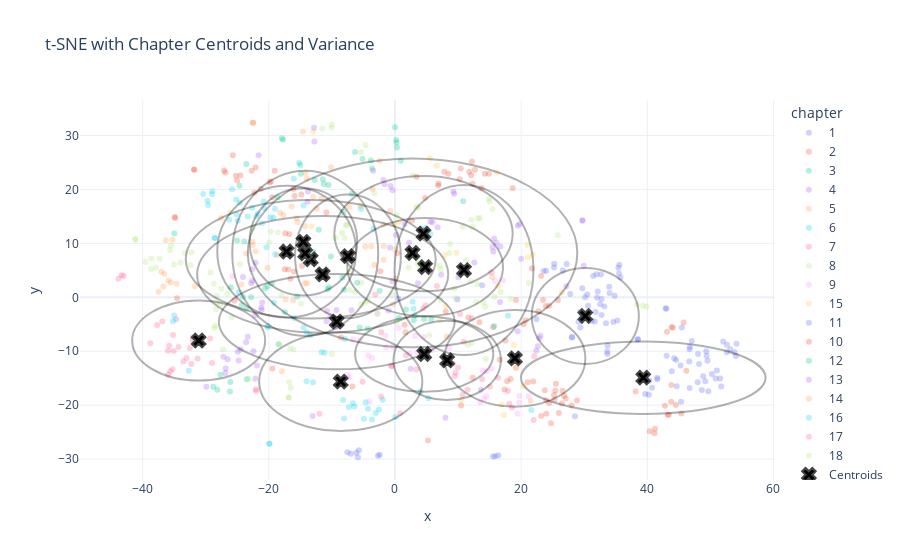

Notebook code cell kept with this figure:
### Code cell
# 1. Convert embeddings to a numpy array if not already
matrix = np.array(embeddings)

# 2. Run t-SNE
# perplexity: roughly the number of neighbors to consider (try 30 or 50)
# n_iter: number of iterations (try 1000 for stability)
tsne = TSNE(n_components=2, perplexity=30, random_state=42)
tsne_results = tsne.fit_transform(matrix)

# 3. Create a DataFrame for plotting
df_tsne = df.copy()
df_tsne['x'] = tsne_results[:, 0]
df_tsne['y'] = tsne_results[:, 1]
# Ensure chapter is a string so Plotly treats it as a discrete category
df_tsne['chapter'] = df_tsne['chapter'].astype(str)


# ---------------------------------------------------------
# 1. CALCULATE CENTROID AND VARIANCE FOR t-SNE
# ---------------------------------------------------------
# Group by chapter and calculate mean and variance for x and y
# Note: We use 'x' and 'y' because that's what we named the t-SNE columns
chapter_stats_tsne = df_tsne.groupby('chapter')[['x', 'y']].agg(['mean', 'var'])

# Flatten the hierarchical columns
chapter_stats_tsne.columns = ['_'.join(col).strip() for col in chapter_stats_tsne.columns.values]
chapter_stats_tsne = chapter_stats_tsne.reset_index()

# Calculate Standard Deviation (for plotting circles)
chapter_stats_tsne['x_std'] = np.sqrt(chapter_stats_tsne['x_var'])
chapter_stats_tsne['y_std'] = np.sqrt(chapter_stats_tsne['y_var'])


# ---------------------------------------------------------
# 2. PLOT
# ---------------------------------------------------------
# Create the base scatter plot
fig = px.scatter(
    df_tsne, 
    x='x', 
    y='y', 
    color='chapter',
    hover_name='chapter',
    # hover_data=['verse_id'], # Uncomment if you have this column
    title='t-SNE with Chapter Centroids and Variance',
    template='plotly_white',
    opacity=0.3  # Lower opacity to make centroids pop
)

# Add the CENTROIDS as a new trace (Large 'X' markers)
fig.add_trace(
    go.Scatter(
        x=chapter_stats_tsne['x_mean'],
        y=chapter_stats_tsne['y_mean'],
        mode='markers',
        marker=dict(symbol='x', size=12, color='black', line=dict(width=2)),
        name='Centroids',
        text=chapter_stats_tsne['chapter'],
        hoverinfo='text'
    )
)

# Add VARIANCE circles (1 Standard Deviation)
for i, row in chapter_stats_tsne.iterrows():
    fig.add_shape(
        type="circle",
        xref="x", yref="y",
        x0=row['x_mean'] - row['x_std'], 
        y0=row['y_mean'] - row['y_std'],
        x1=row['x_mean'] + row['x_std'], 
        y1=row['y_mean'] + row['y_std'],
        line_color="black",
        opacity=0.3
    )

fig.show()

### Figure 1 — Plotly figure (JSON) as saved in the notebook; plotly's stock layout.template omitted (floating-point values rounded to 4 significant figures)
{"data": [{"hovertemplate": "<b>%{hovertext}</b><br><br>chapter=1<br>x=%{x}<br>y=%{y}<extra></extra>", "hovertext": ["1", "1", "1", "1", "1", "1", "1", "1", "1", "1", "1", "1", "1", "1", "1", "1", "1", "1", "1", "1", "1", "1", "1", "1", "1", "1", "1", "1", "1", "1", "1", "1", "1", "1", "1", "1", "1", "1", "1", "1", "1", "1", "1", "1", "1", "1", "1"], "legendgroup": "1", "marker": {"color": "#636efa", "opacity": 0.3, "symbol": "circle"}, "mode": "markers", "name": "1", "orientation": "v", "showlegend": true, "type": "scatter", "x": [49.35, 49.39, 49.54, 50.24, 51.53, 51.03, 51.71, 49.19, 47.99, 49.68, 48.64, 54.14, 52.63, 53.16, 53.83, 54.05, 50.82, 52.62, 52.02, 48.04, 46.76, 46.68, 46.65, 47.04, 48.2, 44.25, 44.58, 45.27, 38.45, 38.53, 43.88, 39.66, 40.24, 43.06, 40.75, 41.58, 41.59, -2.415, -2.692, -6.999, -5.883, -5.709, -6.127, -7.549, 40.33, 44.66, 45.47], "xaxis": "x", "y": [-10.0, -10.85, -11.77, -14.21, -15.07, -13.58, -16.53, -15.58, -15.77, -17.41, -17.17, -8.613, -8.781, -9.62, -10.18, -10.87, -15.07, -10.17, -8.181, -10.51, -9.23, -9.65, -11.92, -8.093, -12.38, -11.29, -11.62, -12.63, -7.781, -7.807, -13.73, -17.93, -18.07, -10.85, -16.76, -14.91, -15.2, -29.22, -29.38, -29.02, -29.66, -28.35, -28.8, -28.72, -15.44, -16.48, -5.591], "yaxis": "y"}, {"hovertemplate": "<b>%{hovertext}</b><br><br>chapter=2<br>x=%{x}<br>y=%{y}<extra></extra>", "hovertext": ["2", "2", "2", "2", "2", "2", "2", "2", "2", "2", "2", "2", "2", "2", "2", "2", "2", "2", "2", "2", "2", "2", "2", "2", "2", "2", "2", "2", "2", "2", "2", "2", "2", "2", "2", "2", "2", "2", "2", "2", "2", "2", "2", "2", "2", "2", "2", "2", "2", "2", "2", "2", "2", "2", "2", "2", "2", "2", "2", "2", "2", "2", "2", "2", "2", "2", "2", "2", "2", "2", "2", "2"], "legendgroup": "2", "marker": {"color": "#EF553B", "opacity": 0.3, "symbol": "circle"}, "mode": "markers", "name": "2", "orientation": "v", "showlegend": true, "type": "scatter", "x": [44.04, 43.11, 45.4, 46.19, 6.851, 5.23, 43.82, 15.55, 38.15, 45.76, 43.85, 12.2, 18.65, 14.25, -22.51, -16.09, 4.763, 12.29, 3.419, 10.26, 6.921, 14.88, 7.815, 8.466, 10.43, 11.77, 12.67, 13.74, 2.669, 12.07, 43.42, 43.79, 43.22, 40.39, 41.22, 41.14, 44.54, 42.79, -16.02, -8.571, -31.89, 17.49, -6.757, -31.78, -10.87, -19.43, -25.43, -17.47, -16.56, -16.94, -14.72, -19.66, -19.87, -19.06, -19.45, -15.91, -14.85, -24.5, -22.08, -26.87, -25.03, -34.82, -34.92, -22.71, -21.27, -22.27, -27.1, -25.24, -25.69, -16.75, -17.41, -2.317], "xaxis": "x", "y": [-5.579, -6.389, -21.55, -13.62, 20.75, -26.56, -16.27, -5.512, -17.46, -4.67, -5.54, 25.18, 20.29, 22.89, 32.37, 20.08, 18.42, 21.04, 22.35, 21.87, 21.08, 22.93, 23.28, 22.89, 23.88, 23.3, 23.66, 20.25, 14.23, 22.62, -21.78, -19.36, -21.78, -24.85, -24.38, -25.21, -19.95, -20.09, 4.789, -7.452, 23.69, -7.996, -16.54, 23.64, 15.75, -13.21, -0.5691, 5.181, 3.446, 5.137, 5.819, 21.47, 21.34, 23.46, 18.55, 18.79, 19.05, 22.63, 24.08, 23.16, 21.65, 14.7, 14.91, 23.48, 20.11, 19.4, 23.5, 22.54, 26.36, 11.72, 11.86, 4.821], "yaxis": "y"}, {"hovertemplate": "<b>%{hovertext}</b><br><br>chapter=3<br>x=%{x}<br>y=%{y}<extra></extra>", "hovertext": ["3", "3", "3", "3", "3", "3", "3", "3", "3", "3", "3", "3", "3", "3", "3", "3", "3", "3", "3", "3", "3", "3", "3", "3", "3", "3", "3", "3", "3", "3", "3", "3", "3", "3", "3", "3", "3", "3", "3", "3", "3", "3", "3"], "legendgroup": "3", "marker": {"color": "#00cc96", "opacity": 0.3, "symbol": "circle"}, "mode": "markers", "name": "3", "orientation": "v", "showlegend": true, "type": "scatter", "x": [-15.52, 15.72, -10.14, -22.82, -3.802, -25.02, -23.87, -24.29, -26.01, -26.16, -28.17, -28.8, -27.67, -26.1, -23.47, -6.839, -18.6, 0.9113, -24.08, -23.53, 0.02095, 0.3336, 0.1882, 0.269, -20.59, -20.22, -3.633, -8.223, -19.49, -8.081, -4.325, -5.599, -5.151, -23.56, -18.45, -6.325, -34.96, 10.81, -12.96, -17.74, -14.21, -17.94, -13.62], "xaxis": "x", "y": [0.1688, -5.379, 7.56, 0.00955, 25.39, 10.53, 10.36, -1.403, 1.878, -17.47, -17.16, -16.57, -14.35, -15.71, -15.2, 19.19, 18.57, 25.33, 0.08973, -2.07, 31.54, 27.79, 29.17, 28.7, 1.619, 2.049, 23.87, 15.84, 2.621, 1.412, -5.81, -5.61, 25.65, 24.73, -8.712, 26.93, 11.83, 17.83, 8.463, 29.22, 9.447, 29.49, 8.95], "yaxis": "y"}, {"hovertemplate": "<b>%{hovertext}</b><br><br>chapter=4<br>x=%{x}<br>y=%{y}<extra></extra>", "hovertext": ["4", "4", "4", "4", "4", "4", "4", "4", "4", "4", "4", "4", "4", "4", "4", "4", "4", "4", "4", "4", "4", "4", "4", "4", "4", "4", "4", "4", "4", "4", "4", "4", "4", "4", "4", "4", "4", "4", "4", "4", "4", "4"], "legendgroup": "4", "marker": {"color": "#ab63fa", "opacity": 0.3, "symbol": "circle"}, "mode": "markers", "name": "4", "orientation": "v", "showlegend": true, "type": "scatter", "x": [22.86, 23.04, 16.66, 22.64, 22.41, 13.61, 29.72, 29.73, 7.308, -0.427, 2.487, -29.89, 7.988, -24.09, -22.15, -21.14, -21.19, -21.04, -23.33, -22.63, -22.09, -13.85, -22.8, -22.15, -26.52, -24.92, -24.46, -27.2, -24.78, -26.83, -26.89, -21.87, -22.44, -9.268, 10.05, -6.882, -23.6, -10.23, -10.78, -9.318, -22.62, -10.82], "xaxis": "x", "y": [-7.595, -7.108, -0.88, -9.092, -9.895, -17.13, 14.24, 14.25, 4.167, 3.042, -13.27, -16.59, -22.34, 3.789, -3.34, -2.295, -1.939, -0.9441, -7.318, 5.221, 6.387, 17.73, 2.594, -15.12, -11.47, -10.1, -9.689, -11.02, -11.72, -13.19, -14.06, -12.64, -10.0, -2.334, 3.742, -2.39, -8.329, -3.462, -2.545, -5.503, 3.051, -4.437], "yaxis": "y"}, {"hovertemplate": "<b>%{hovertext}</b><br><br>chapter=5<br>x=%{x}<br>y=%{y}<extra></extra>", "hovertext": ["5", "5", "5", "5", "5", "5", "5", "5", "5", "5", "5", "5", "5", "5", "5", "5", "5", "5", "5", "5", "5", "5", "5", "5", "5", "5", "5", "5", "5"], "legendgroup": "5", "marker": {"color": "#FFA15A", "opacity": 0.3, "symbol": "circle"}, "mode": "markers", "name": "5", "orientation": "v", "showlegend": true, "type": "scatter", "x": [-16.16, -17.33, -12.4, -14.29, -13.93, -18.67, -22.61, -23.58, -14.58, -24.32, -22.57, -20.21, -22.08, -2.453, -1.83, 0.02984, -1.825, -17.94, -3.266, -11.63, -18.21, -22.53, -16.38, -17.71, -14.24, -15.42, -27.56, -15.6, 8.215], "xaxis": "x", "y": [-0.5266, -0.4148, 16.42, 2.618, 2.623, 7.835, 10.32, 8.109, 30.74, 2.385, 9.719, 5.505, 8.526, 25.3, 13.44, 8.873, 6.977, -13.7, 5.972, 18.33, 15.66, 32.37, 16.84, 15.27, 13.18, 13.9, 14.7, 14.66, -7.276], "yaxis": "y"}, {"hovertemplate": "<b>%{hovertext}</b><br><br>chapter=6<br>x=%{x}<br>y=%{y}<extra></extra>", "hovertext": ["6", "6", "6", "6", "6", "6", "6", "6", "6", "6", "6", "6", "6", "6", "6", "6", "6", "6", "6", "6", "6", "6", "6", "6", "6", "6", "6", "6", "6", "6", "6", "6", "6", "6", "6", "6", "6", "6", "6", "6", "6", "6", "6", "6", "6", "6", "6"], "legendgroup": "6", "marker": {"color": "#19d3f3", "opacity": 0.3, "symbol": "circle"}, "mode": "markers", "name": "6", "orientation": "v", "showlegend": true, "type": "scatter", "x": [-24.8, -18.99, -19.2, -20.37, -19.91, -19.9, -16.04, -21.1, -15.19, -22.01, -24.92, -25.1, -26.27, -23.34, -21.73, -28.6, -28.52, -20.83, -22.64, -20.73, -19.03, -14.5, -17.28, -25.83, -24.59, -25.14, -19.76, -19.29, 4.903, 5.604, 2.799, 4.137, -30.4, -28.93, -29.0, -29.61, -29.7, -3.432, 17.92, -7.927, -11.18, -11.65, -13.42, -14.0, -14.49, -16.02, 2.948], "xaxis": "x", "y": [0.9425, 7.993, -1.0, 9.262, -27.15, -27.14, 21.97, 13.75, 24.94, 15.08, 14.19, 15.42, 14.4, 14.99, 15.51, 11.01, 10.99, 17.75, 16.59, 16.52, 16.41, 17.05, 8.583, 20.04, 17.55, 18.13, 14.81, 14.79, 12.9, 11.73, -0.8356, 12.75, 19.15, 19.67, 19.1, 17.14, 17.89, 12.73, -3.411, -7.711, -10.3, -10.2, -7.042, -6.458, -5.615, -3.849, -2.142], "yaxis": "y"}, {"hovertemplate": "<b>%{hovertext}</b><br><br>chapter=7<br>x=%{x}<br>y=%{y}<extra></extra>", "hovertext": ["7", "7", "7", "7", "7", "7", "7", "7", "7", "7", "7", "7", "7", "7", "7", "7", "7", "7", "7", "7", "7", "7", "7", "7", "7", "7", "7", "7", "7", "7"], "legendgroup": "7", "marker": {"color": "#FF6692", "opacity": 0.3, "symbol": "circle"}, "mode": "markers", "name": "7", "orientation": "v", "showlegend": true, "type": "scatter", "x": [12.17, 15.28, 10.32, 10.71, 11.5, 15.05, 16.36, 18.12, 18.53, 17.9, 21.98, 13.82, 9.582, 9.474, -2.198, 3.385, 4.449, 4.845, 6.631, -5.142, -0.4649, -0.6056, 1.738, 9.173, 9.986, 22.06, -11.95, -2.186, -3.122, 10.91], "xaxis": "x", "y": [-3.895, 4.624, -3.103, -18.13, -17.15, -16.6, -14.91, -19.72, -20.46, -17.36, -22.74, -15.21, -13.99, -14.62, -18.4, -13.39, -2.067, -1.487, 2.079, -15.65, -12.79, -12.7, -10.72, -12.28, -13.02, -10.95, -21.6, -6.486, 0.4735, -8.24], "yaxis": "y"}, {"hovertemplate": "<b>%{hovertext}</b><br><br>chapter=8<br>x=%{x}<br>y=%{y}<extra></extra>", "hovertext": ["8", "8", "8", "8", "8", "8", "8", "8", "8", "8", "8", "8", "8", "8", "8", "8", "8", "8", "8", "8", "8", "8", "8", "8", "8", "8", "8", "8"], "legendgroup": "8", "marker": {"color": "#B6E880", "opacity": 0.3, "symbol": "circle"}, "mode": "markers", "name": "8", "orientation": "v", "showlegend": true, "type": "scatter", "x": [21.18, 12.11, -23.2, 11.53, 3.611, 3.707, -5.326, -7.113, 7.126, 2.147, 11.28, -26.14, 3.887, 0.2558, 7.044, 7.268, 15.46, 15.01, 14.89, 8.765, 8.581, 7.185, 12.37, 13.47, 13.13, 12.12, 10.7, -27.23], "xaxis": "x", "y": [2.664, -8.461, -15.09, -8.82, 6.214, 6.765, 2.681, 4.798, -4.217, 5.538, 6.883, 15.72, 5.523, -4.611, 5.917, 5.184, 16.36, 17.76, 18.26, 9.889, 8.218, -0.5584, 13.1, 14.69, 14.63, 14.39, 13.08, -9.664], "yaxis": "y"}, {"hovertemplate": "<b>%{hovertext}</b><br><br>chapter=9<br>x=%{x}<br>y=%{y}<extra></extra>", "hovertext": ["9", "9", "9", "9", "9", "9", "9", "9", "9", "9", "9", "9", "9", "9", "9", "9", "9", "9", "9", "9", "9", "9", "9", "9", "9", "9", "9", "9", "9", "9", "9", "9", "9", "9"], "legendgroup": "9", "marker": {"color": "#FF97FF", "opacity": 0.3, "symbol": "circle"}, "mode": "markers", "name": "9", "orientation": "v", "showlegend": true, "type": "scatter", "x": [15.86, 17.14, -5.564, 14.55, 13.93, 15.29, 14.54, 14.12, -25.77, 13.5, 8.423, -4.047, 5.817, 0.6061, 4.7, 19.68, 19.72, 21.19, 19.42, -7.45, -7.38, 3.208, 3.5, 8.56, 2.355, -3.629, -4.232, -12.32, 4.573, -1.51, -6.664, -1.4, -0.3352, -2.769], "xaxis": "x", "y": [3.033, 3.124, -7.966, -13.78, -13.58, -13.23, -18.41, -18.76, 3.914, -19.52, -11.51, -19.3, -9.843, -5.669, -10.63, -19.57, -18.29, -18.34, -21.59, -14.42, -14.9, -7.158, -10.24, -9.4, -10.47, -11.25, -10.8, 4.78, -7.381, -7.109, -7.796, -9.237, -9.27, -3.014], "yaxis": "y"}, {"hovertemplate": "<b>%{hovertext}</b><br><br>chapter=15<br>x=%{x}<br>y=%{y}<extra></extra>", "hovertext": ["15", "15", "15", "15", "15", "15", "15", "15", "15", "15", "15", "15", "15", "15", "15", "15", "15", "15", "15", "15"], "legendgroup": "15", "marker": {"color": "#FECB52", "opacity": 0.3, "symbol": "circle"}, "mode": "markers", "name": "15", "orientation": "v", "showlegend": true, "type": "scatter", "x": [-12.98, 18.85, 5.554, 6.634, 9.725, -13.24, 7.844, 10.5, 16.13, -0.1481, 0.5554, 26.47, 16.93, 17.29, 20.36, 21.01, 21.06, 21.82, 8.022, 16.41], "xaxis": "x", "y": [30.71, -8.874, 25.85, 24.42, 8.259, 13.11, 7.821, -19.16, 23.17, 13.52, 13.9, 0.9608, -19.92, -21.85, -16.43, 9.695, 7.422, 7.927, -1.597, 2.099], "yaxis": "y"}, {"hovertemplate": "<b>%{hovertext}</b><br><br>chapter=11<br>x=%{x}<br>y=%{y}<extra></extra>", "hovertext": ["11", "11", "11", "11", "11", "11", "11", "11", "11", "11", "11", "11", "11", "11", "11", "11", "11", "11", "11", "11", "11", "11", "11", "11", "11", "11", "11", "11", "11", "11", "11", "11", "11", "11", "11", "11", "11", "11", "11", "11", "11", "11", "11", "11", "11", "11", "11", "11", "11", "11", "11", "11", "11", "11", "11"], "legendgroup": "11", "marker": {"color": "#636efa", "opacity": 0.3, "symbol": "circle"}, "mode": "markers", "name": "11", "orientation": "v", "showlegend": true, "type": "scatter", "x": [33.45, 13.82, 22.43, 29.59, 29.09, 34.82, 35.75, 31.42, 29.39, 34.01, 33.96, 27.77, 31.95, 42.9, 32.66, 32.13, 30.13, 23.56, 30.49, 32.02, 9.895, 35.41, 35.52, 32.73, 32.53, 33.19, 48.86, 33.71, 33.67, 33.65, 29.69, 29.36, 28.53, 45.34, 46.7, 43.01, 35.56, 25.22, 23.97, 27.21, 26.59, 16.38, 15.9, 25.24, 15.54, 31.82, 30.6, 31.67, 28.03, 32.76, 34.61, 35.25, 31.19, 28.09, 0.5208], "xaxis": "x", "y": [-4.832, 2.241, -4.062, -3.521, -4.53, 0.2874, 3.694, 3.952, -5.615, 0.8107, 1.964, 0.6039, 4.296, -2.012, 4.231, 1.074, 0.007835, 4.875, 0.5224, -0.03341, -0.4109, 5.467, 4.406, -0.3358, -1.287, -1.705, -14.62, -8.96, -10.53, -10.05, 1.659, -2.666, -22.07, -19.38, -16.83, -2.102, 6.039, 5.515, 4.933, 6.198, 4.971, -29.28, -29.49, 6.23, -29.53, -2.732, -1.562, -4.468, -7.446, -3.274, -4.561, -4.317, -4.35, -7.372, -0.2254], "yaxis": "y"}, {"hovertemplate": "<b>%{hovertext}</b><br><br>chapter=10<br>x=%{x}<br>y=%{y}<extra></extra>", "hovertext": ["10", "10", "10", "10", "10", "10", "10", "10", "10", "10", "10", "10", "10", "10", "10", "10", "10", "10", "10", "10", "10", "10", "10", "10", "10", "10", "10", "10", "10", "10", "10", "10", "10", "10", "10", "10", "10", "10", "10", "10", "10", "10"], "legendgroup": "10", "marker": {"color": "#EF553B", "opacity": 0.3, "symbol": "circle"}, "mode": "markers", "name": "10", "orientation": "v", "showlegend": true, "type": "scatter", "x": [19.2, 18.33, 8.041, -34.55, 12.31, 10.48, 11.63, 17.78, 1.659, 1.529, 0.3769, 23.17, 20.39, 20.68, 21.7, 23.47, 13.39, 22.72, 23.92, 21.03, 25.21, 23.76, 25.31, 26.56, 24.44, 25.5, 28.85, 27.08, 26.47, 27.99, 26.81, 21.91, 25.97, 24.72, 23.95, 23.17, 25.43, 24.0, 17.35, 24.42, 25.81, 16.62], "xaxis": "x", "y": [-0.5152, -15.16, -2.635, -0.1608, -14.93, -20.05, -3.73, -15.55, -6.468, -5.091, 8.17, 3.957, -5.001, -4.258, 5.346, -0.5093, -4.619, -2.595, -1.612, -15.74, -18.1, -17.22, -18.94, -17.32, -19.58, -16.03, -19.12, -18.77, -19.71, -20.06, -18.26, -15.61, -21.45, -23.33, -19.07, -22.02, -17.29, -21.6, -17.1, -1.564, -0.5007, -11.58], "yaxis": "y"}, {"hovertemplate": "<b>%{hovertext}</b><br><br>chapter=12<br>x=%{x}<br>y=%{y}<extra></extra>", "hovertext": ["12", "12", "12", "12", "12", "12", "12", "12", "12", "12", "12", "12", "12", "12", "12", "12", "12", "12", "12", "12"], "legendgroup": "12", "marker": {"color": "#00cc96", "opacity": 0.3, "symbol": "circle"}, "mode": "markers", "name": "12", "orientation": "v", "showlegend": true, "type": "scatter", "x": [4.624, 3.166, 5.748, -24.64, -12.08, 1.751, -2.419, -5.992, -8.332, -10.69, -10.47, -17.44, -15.0, 0.612, -11.43, -10.55, -11.25, -14.92, -12.72, 2.984], "xaxis": "x", "y": [-4.031, -3.35, -4.12, 20.68, 12.53, -2.251, 1.21, 2.701, 3.658, 1.495, 1.879, -2.775, 24.51, -3.784, 21.88, 20.81, 21.03, 22.93, 21.77, -4.239], "yaxis": "y"}, {"hovertemplate": "<b>%{hovertext}</b><br><br>chapter=13<br>x=%{x}<br>y=%{y}<extra></extra>", "hovertext": ["13", "13", "13", "13", "13", "13", "13", "13", "13", "13", "13", "13", "13", "13", "13", "13", "13", "13", "13", "13", "13", "13", "13", "13", "13", "13", "13", "13", "13", "13", "13", "13", "13", "13"], "legendgroup": "13", "marker": {"color": "#ab63fa", "opacity": 0.3, "symbol": "circle"}, "mode": "markers", "name": "13", "orientation": "v", "showlegend": true, "type": "scatter", "x": [16.1, 15.45, 16.72, 19.43, -12.83, -13.07, -34.7, -21.62, -13.79, -1.006, 2.238, 12.57, 29.92, -12.77, 19.48, 19.73, -0.7933, 15.58, -0.705, -1.844, -1.663, 20.0, -0.3909, 1.527, 3.654, 15.72, 5.946, 5.615, -3.457, 6.753, 9.265, 9.388, 27.16, 0.1722], "xaxis": "x", "y": [10.11, 9.34, 9.441, -6.308, 31.44, -21.99, -4.075, 26.33, 19.64, -2.442, 10.1, 6.467, 5.875, 28.88, 13.26, 13.59, 9.224, 8.482, 20.63, 21.75, 20.97, 7.132, 19.83, 13.58, 2.615, 10.91, 13.93, 14.03, 23.49, 12.98, 19.61, 19.19, 2.069, 11.55], "yaxis": "y"}, {"hovertemplate": "<b>%{hovertext}</b><br><br>chapter=14<br>x=%{x}<br>y=%{y}<extra></extra>", "hovertext": ["14", "14", "14", "14", "14", "14", "14", "14", "14", "14", "14", "14", "14", "14", "14", "14", "14", "14", "14", "14", "14", "14", "14", "14", "14", "14", "14"], "legendgroup": "14", "marker": {"color": "#FFA15A", "opacity": 0.3, "symbol": "circle"}, "mode": "markers", "name": "14", "orientation": "v", "showlegend": true, "type": "scatter", "x": [15.42, 0.07358, 19.18, 19.23, -3.546, -34.62, -35.27, -37.03, -35.56, -36.71, -1.779, -36.32, -36.56, -3.768, -4.718, -31.71, -35.91, -37.45, -0.7588, -5.47, -7.248, -10.12, -12.98, -13.99, -14.21, -0.323, 21.51], "xaxis": "x", "y": [3.766, 3.434, -13.03, -13.07, 20.08, 2.538, 10.7, 4.743, 2.77, 1.999, 9.535, 10.56, 4.303, 9.447, 9.43, 2.054, 3.108, 1.054, 16.02, 16.95, 16.73, 24.12, 18.64, 22.03, 23.11, -1.289, -19.22], "yaxis": "y"}, {"hovertemplate": "<b>%{hovertext}</b><br><br>chapter=16<br>x=%{x}<br>y=%{y}<extra></extra>", "hovertext": ["16", "16", "16", "16", "16", "16", "16", "16", "16", "16", "16", "16", "16", "16", "16", "16", "16", "16", "16", "16", "16", "16", "16", "16"], "legendgroup": "16", "marker": {"color": "#19d3f3", "opacity": 0.3, "symbol": "circle"}, "mode": "markers", "name": "16", "orientation": "v", "showlegend": true, "type": "scatter", "x": [-35.21, -35.01, -14.02, -2.53, -12.99, 0.04804, -1.936, -8.071, -4.28, -4.66, -7.308, -6.671, 5.288, 21.62, 4.056, -6.43, -32.68, -3.053, -3.645, -4.933, -8.206, -5.38, -20.2, -20.14], "xaxis": "x", "y": [-4.417, -3.395, -15.59, -20.82, -15.76, -22.21, -19.01, -22.48, -20.67, -19.48, -20.37, -19.64, -18.73, -20.88, -17.49, -20.26, -13.64, -21.46, -22.66, -22.54, -19.03, 16.4, -5.374, -5.562], "yaxis": "y"}, {"hovertemplate": "<b>%{hovertext}</b><br><br>chapter=17<br>x=%{x}<br>y=%{y}<extra></extra>", "hovertext": ["17", "17", "17", "17", "17", "17", "17", "17", "17", "17", "17", "17", "17", "17", "17", "17", "17", "17", "17", "17", "17", "17", "17", "17", "17", "17", "17", "17"], "legendgroup": "17", "marker": {"color": "#FF6692", "opacity": 0.3, "symbol": "circle"}, "mode": "markers", "name": "17", "orientation": "v", "showlegend": true, "type": "scatter", "x": [-31.29, -8.273, -8.037, -38.79, -35.79, 0.8132, -28.98, -43.83, -43.36, -43.02, -33.05, -33.54, -32.29, -35.17, -37.7, -36.88, -34.32, -35.07, -35.97, -35.6, -35.25, -35.94, -22.01, -22.04, -29.31, -32.03, -32.08, -32.52], "xaxis": "x", "y": [-11.35, 7.955, 7.83, -8.534, -8.962, -21.51, -12.18, 3.441, 4.073, 3.968, -11.24, -11.91, -12.35, -6.978, -5.129, -4.505, -9.195, -9.94, -9.892, -13.7, -13.33, -14.3, -17.39, -17.07, -7.626, -7.366, -7.893, -9.405], "yaxis": "y"}, {"hovertemplate": "<b>%{hovertext}</b><br><br>chapter=18<br>x=%{x}<br>y=%{y}<extra></extra>", "hovertext": ["18", "18", "18", "18", "18", "18", "18", "18", "18", "18", "18", "18", "18", "18", "18", "18", "18", "18", "18", "18", "18", "18", "18", "18", "18", "18", "18", "18", "18", "18", "18", "18", "18", "18", "18", "18", "18", "18", "18", "18", "18", "18", "18", "18", "18", "18", "18", "18", "18", "18", "18", "18", "18", "18", "18", "18", "18", "18", "18", "18", "18", "18", "18", "18", "18", "18", "18", "18", "18", "18", "18", "18", "18", "18", "18", "18", "18", "18"], "legendgroup": "18", "marker": {"color": "#B6E880", "opacity": 0.3, "symbol": "circle"}, "mode": "markers", "name": "18", "orientation": "v", "showlegend": true, "type": "scatter", "x": [-14.87, -17.98, -28.49, -9.46, -28.66, -26.57, -28.25, -28.25, -27.51, -24.59, -27.75, -28.4, -10.03, -11.53, -10.07, 0.2983, 2.868, -7.632, -7.795, 3.711, 3.39, -38.61, -28.73, -35.64, -37.29, -29.24, -35.53, -39.57, -8.4, -32.4, -33.99, -35.03, -32.26, -33.28, -38.66, -7.961, -41.18, -41.07, -37.88, -3.272, -16.81, -16.77, -16.49, -16.88, -16.64, -16.09, -18.31, -25.87, -19.96, 9.395, -19.7, -22.58, -18.54, -0.3944, 9.581, -4.252, -7.208, -6.355, -4.662, -5.381, 14.38, -4.79, 16.77, 18.38, -2.801, -5.408, 14.3, 14.01, 5.453, 12.87, -10.02, 11.98, 13.09, 39.88, 15.79, 39.28, 38.35, 25.82], "xaxis": "x", "y": [-1.199, 0.375, -5.287, 11.02, -5.685, 0.651, 0.2264, -0.9301, 1.629, 6.119, -1.286, -2.207, 32.06, 31.31, 31.43, 15.21, 22.65, 13.47, 13.31, 16.62, 16.74, 7.204, 2.533, 8.773, 7.164, 4.585, 9.589, 6.566, 11.94, 5.956, 6.465, 6.081, 8.362, 8.232, 5.242, 10.98, 10.78, 10.73, 5.543, 19.25, -18.61, -15.75, -16.79, -18.55, -9.465, -9.673, -8.742, -3.688, 10.16, 1.62, 12.15, 12.81, 12.06, 0.4094, -0.1638, -0.6831, 1.366, 1.013, 28.26, 26.91, -11.46, -0.9654, 1.001, -0.3319, -3.109, -1.353, -1.737, -0.9473, -7.051, -0.8776, -10.5, 3.006, 2.412, -1.736, 0.1049, -1.545, -1.351, 11.5], "yaxis": "y"}, {"hoverinfo": "text", "marker": {"color": "black", "line": {"width": 2}, "size": 12, "symbol": "x"}, "mode": "markers", "name": "Centroids", "text": ["1", "10", "11", "12", "13", "14", "15", "16", "17", "18", "2", "3", "4", "5", "6", "7", "8", "9"], "type": "scatter", "x": [39.36, 19.01, 30.17, -7.452, 4.523, -13.36, 10.94, -8.597, -31.12, -11.46, 2.783, -14.23, -9.231, -14.52, -17.17, 8.276, 4.779, 4.635], "y": [-14.9, -11.32, -3.458, 7.627, 11.81, 7.056, 5.052, -15.63, -8.018, 4.255, 8.223, 8.158, -4.513, 10.29, 8.487, -11.68, 5.602, -10.52]}], "layout": {"legend": {"title": {"text": "chapter"}, "tracegroupgap": 0}, "shapes": [{"line": {"color": "black"}, "opacity": 0.3, "type": "circle", "x0": 19.97, "x1": 58.74, "xref": "x", "y0": -21.62, "y1": -8.185, "yref": "y"}, {"line": {"color": "black"}, "opacity": 0.3, "type": "circle", "x0": 7.851, "x1": 30.18, "xref": "x", "y0": -20.28, "y1": -2.355, "yref": "y"}, {"line": {"color": "black"}, "opacity": 0.3, "type": "circle", "x0": 21.68, "x1": 38.66, "xref": "x", "y0": -12.35, "y1": 5.437, "yref": "y"}, {"line": {"color": "black"}, "opacity": 0.3, "type": "circle", "x0": -15.84, "x1": 0.9343, "xref": "x", "y0": -3.829, "y1": 19.08, "yref": "y"}, {"line": {"color": "black"}, "opacity": 0.3, "type": "circle", "x0": -9.616, "x1": 18.66, "xref": "x", "y0": 1.121, "y1": 22.5, "yref": "y"}, {"line": {"color": "black"}, "opacity": 0.3, "type": "circle", "x0": -33.17, "x1": 6.454, "xref": "x", "y0": -3.931, "y1": 18.04, "yref": "y"}, {"line": {"color": "black"}, "opacity": 0.3, "type": "circle", "x0": -0.06878, "x1": 21.95, "xref": "x", "y0": -10.71, "y1": 20.81, "yref": "y"}, {"line": {"color": "black"}, "opacity": 0.3, "type": "circle", "x0": -21.53, "x1": 4.338, "xref": "x", "y0": -24.78, "y1": -6.482, "yref": "y"}, {"line": {"color": "black"}, "opacity": 0.3, "type": "circle", "x0": -41.66, "x1": -20.58, "xref": "x", "y0": -15.44, "y1": -0.5987, "yref": "y"}, {"line": {"color": "black"}, "opacity": 0.3, "type": "circle", "x0": -31.37, "x1": 8.44, "xref": "x", "y0": -6.579, "y1": 15.09, "yref": "y"}, {"line": {"color": "black"}, "opacity": 0.3, "type": "circle", "x0": -23.34, "x1": 28.9, "xref": "x", "y0": -9.274, "y1": 25.72, "yref": "y"}, {"line": {"color": "black"}, "opacity": 0.3, "type": "circle", "x0": -25.79, "x1": -2.657, "xref": "x", "y0": -7.154, "y1": 23.47, "yref": "y"}, {"line": {"color": "black"}, "opacity": 0.3, "type": "circle", "x0": -27.92, "x1": 9.459, "xref": "x", "y0": -13.36, "y1": 4.332, "yref": "y"}, {"line": {"color": "black"}, "opacity": 0.3, "type": "circle", "x0": -23.05, "x1": -5.99, "xref": "x", "y0": 0.3527, "y1": 20.22, "yref": "y"}, {"line": {"color": "black"}, "opacity": 0.3, "type": "circle", "x0": -28.17, "x1": -6.175, "xref": "x", "y0": -3.737, "y1": 20.71, "yref": "y"}, {"line": {"color": "black"}, "opacity": 0.3, "type": "circle", "x0": -0.2379, "x1": 16.79, "xref": "x", "y0": -19.04, "y1": -4.327, "yref": "y"}, {"line": {"color": "black"}, "opacity": 0.3, "type": "circle", "x0": -7.564, "x1": 17.12, "xref": "x", "y0": -3.491, "y1": 14.69, "yref": "y"}, {"line": {"color": "black"}, "opacity": 0.3, "type": "circle", "x0": -6.319, "x1": 15.59, "xref": "x", "y0": -17.53, "y1": -3.508, "yref": "y"}], "title": {"text": "t-SNE with Chapter Centroids and Variance"}, "xaxis": {"anchor": "y", "domain": [0, 1], "title": {"text": "x"}}, "yaxis": {"anchor": "x", "domain": [0, 1], "title": {"text": "y"}}}}
